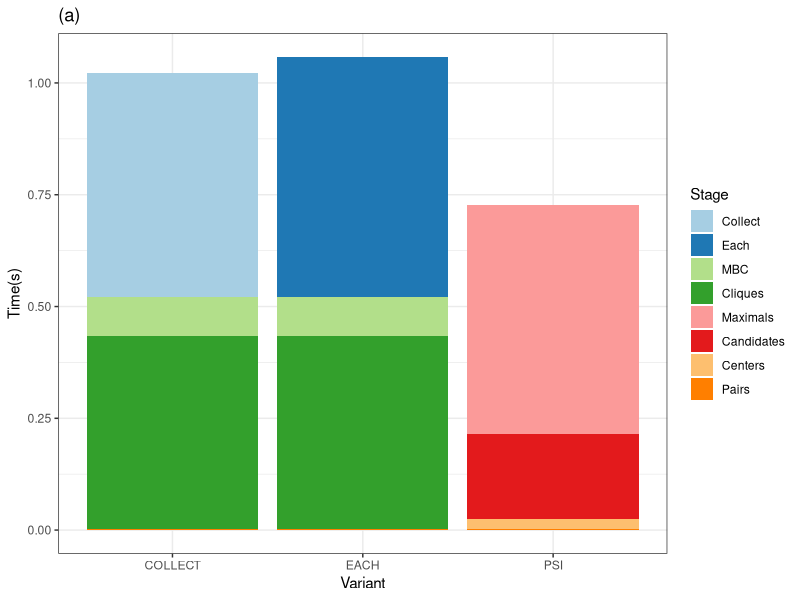
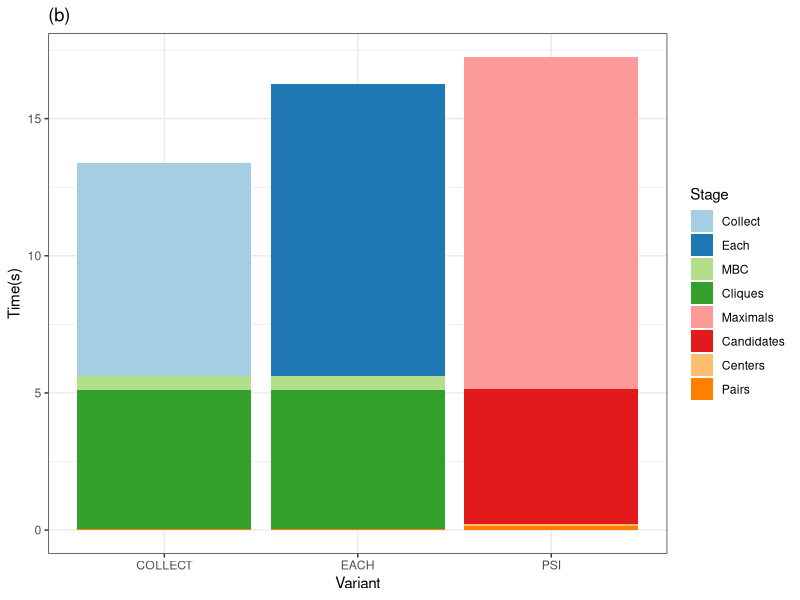
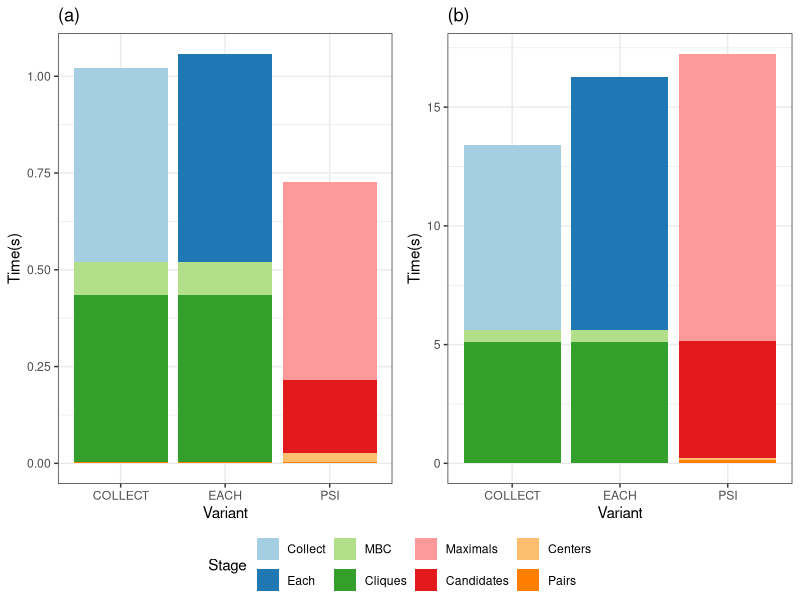
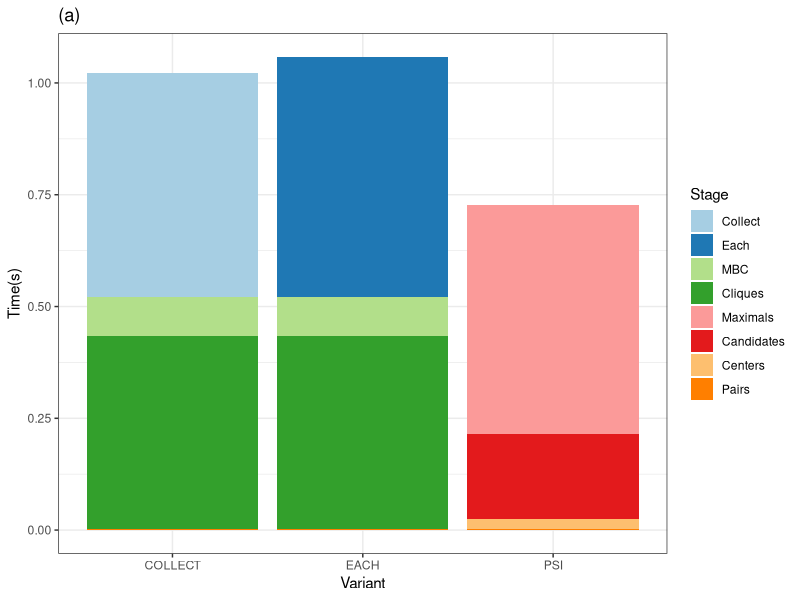
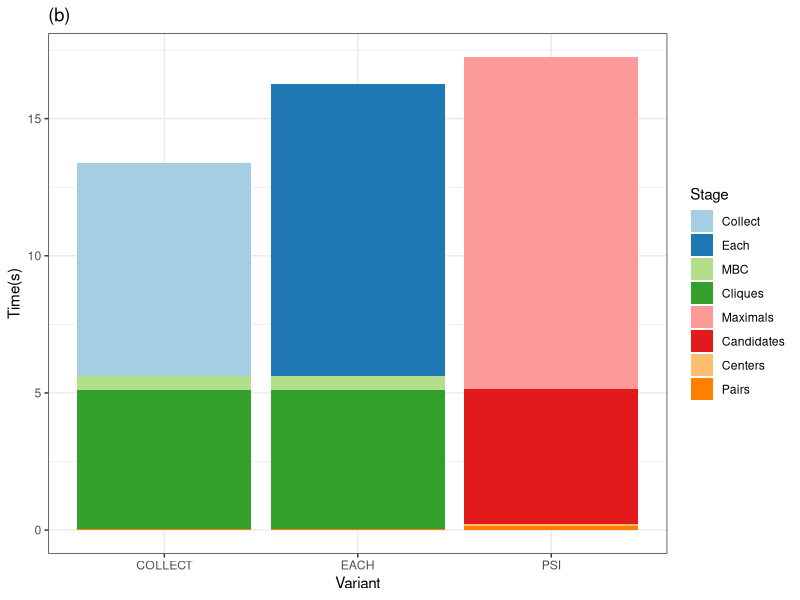
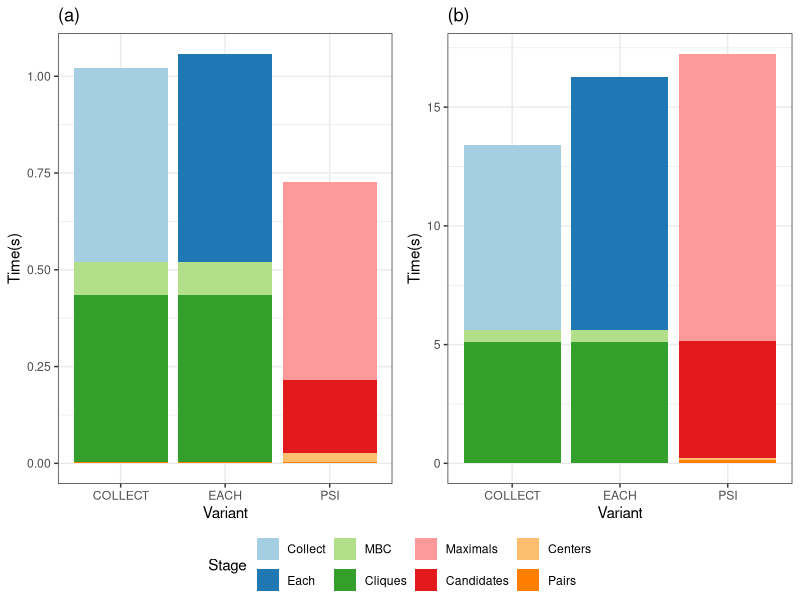

Write R code to recreate these figures, in order.
library(tidyverse)
library(ggpubr)

W = 8
H = 6

#data_500 <- read_tsv("cmbc_psi_stages.tsv") |> filter(variant != "HASH")
#data_500 |> write_tsv("data_500.tsv", col_names = F)

data_500 <- read_tsv("data_500.tsv", col_names = c("variant", "stage", "epsilon", "time"))

labels = c("Collect","Each","MBC","Cliques","Maximals","Candidates","Centers","Pairs")
p = ggplot(data = data_500, aes(x = variant, y = time, fill = stage)) +
  geom_bar(stat="identity", position="stack") +
  labs(title="(a)", x="Variant", y="Time(s)") +
  theme_bw() + 
  scale_fill_brewer(name = "Stage", palette = "Paired", labels = labels) 
plot(p)
ggsave(paste0("cmbc_500_psi.pdf"), width = W, height = H)

fields <- c("ts","t","host","tag","n_prime","AppId","x","dataset","epsilon","mu","delta","variant","stage","time")
# data_2K <- enframe(read_lines("cmbc_cell187.txt"), value = "line") |>
#   filter(str_detect(line, 'TIME')) |>
#   separate(col = line, into = fields, sep = "\\|") |>
#   filter(dataset == "cell187_4K") |>
#   select(variant, stage, epsilon, time) |>
#   mutate(time = as.numeric(time), epsilon = as.numeric(epsilon), stage = str_trim(stage)) |>
#   filter(epsilon == 20) |>
#   filter(str_trim(stage) != "Total") |>
#   group_by(variant, stage, epsilon) |> summarise(time = mean(time))
# data_2K |> write_tsv("data_2K.tsv", col_names = F)

data_2K <- read_tsv("data_2K.tsv", col_names = c("variant", "stage", "epsilon", "time"))

labels = c("Collect","Each","MBC","Cliques","Maximals","Candidates","Centers","Pairs")
q = ggplot(data = data_2K, aes(x = variant, y = time, fill = stage)) +
  geom_bar(stat="identity", position="stack") +
  labs(title="(b)", x="Variant", y="Time(s)") +
  theme_bw() + 
  scale_fill_brewer(name = "Stage", palette = "Paired", labels = labels) 
plot(q)
ggsave(paste0("cmbc_2K_psi.pdf"), width = W, height = H)

ggarrange(p, q, ncol=2, nrow=1, common.legend = TRUE, legend="bottom")
ggsave(paste0("cmbc2.pdf"), width = 10, height = H)
